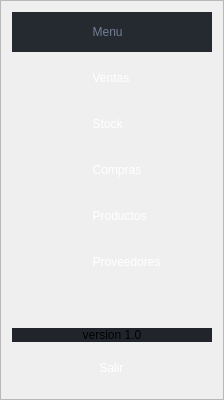
        <widget class="QFrame" name="frameMenu">
         <property name="minimumSize">
          <size>
           <width>0</width>
           <height>60</height>
          </size>
         </property>
         <property name="maximumSize">
          <size>
           <width>16777215</width>
           <height>16777215</height>
          </size>
         </property>
         <property name="styleSheet">
          <string notr="true">#frameMenu{
	 background-color: rgb(33, 37, 43);
}

QPushButton {	
	background-position: left center;
    background-repeat: no-repeat;
	border: none;
	border-left: 22px solid transparent;
	background-color: transparent;
	text-align: left;
	padding-left: 44px;
	color: rgb(255, 255, 255); 
}
QPushButton:hover {
	background-color: rgb(40, 44, 52);
}
QPushButton:pressed {	
	background-color: rgb(189, 147, 249);
	color: rgb(255, 255, 255);
}
QPushButton {	
	background-position: left center;
    background-repeat: no-repeat;
	border: none;
	border-left: 20px solid transparent;
	background-color:transparent;
	text-align: left;
	padding-left: 44px;
}
QPushButton:hover {
	background-color: rgb(40, 44, 52);
}
QPushButton:pressed {	
	background-color: rgb(189, 147, 249);
	color: rgb(255, 255, 255);
}

</string>
         </property>
         <property name="frameShape">
          <enum>QFrame::StyledPanel</enum>
         </property>
         <property name="frameShadow">
          <enum>QFrame::Raised</enum>
         </property>
         <layout class="QVBoxLayout" name="verticalLayout_15">
          <item>
           <widget class="QPushButton" name="btn_menu">
            <property name="minimumSize">
             <size>
              <width>200</width>
              <height>40</height>
             </size>
            </property>
            <property name="cursor">
             <cursorShape>PointingHandCursor</cursorShape>
            </property>
            <property name="styleSheet">
             <string notr="true">/*background-image: url(:/Views/icons/icon_menu.png);*/

QPushButton  {
	background-position: left center;
    background-repeat: no-repeat;
	border: none;
	border-left: 20px solid transparent;
	background-color: rgb(37, 41, 48);
	text-align: left;
	padding-left: 44px;
	color: rgb(113, 126, 149);
}
QPushButton :hover {
	background-color: rgb(40, 44, 52);
}
QPushButton :pressed {
	background-color: rgb(189, 147, 249);
}</string>
            </property>
            <property name="text">
             <string>     Menu</string>
            </property>
            <property name="icon">
             <iconset>
              <normaloff>icons/icon_menu.png</normaloff>icons/icon_menu.png</iconset>
            </property>
           </widget>
          </item>
          <item>
           <widget class="QPushButton" name="btn_gestionventas">
            <property name="minimumSize">
             <size>
              <width>150</width>
              <height>40</height>
             </size>
            </property>
            <property name="cursor">
             <cursorShape>PointingHandCursor</cursorShape>
            </property>
            <property name="text">
             <string>     Ventas</string>
            </property>
            <property name="icon">
             <iconset>
              <normaloff>icons/cil-cart.png</normaloff>icons/cil-cart.png</iconset>
            </property>
           </widget>
          </item>
          <item>
           <widget class="QPushButton" name="btn_gestionstock">
            <property name="minimumSize">
             <size>
              <width>150</width>
              <height>40</height>
             </size>
            </property>
            <property name="cursor">
             <cursorShape>PointingHandCursor</cursorShape>
            </property>
            <property name="text">
             <string>     Stock</string>
            </property>
            <property name="icon">
             <iconset>
              <normaloff>icons/cil-layers.png</normaloff>icons/cil-layers.png</iconset>
            </property>
           </widget>
          </item>
          <item>
           <widget class="QPushButton" name="btn_compras">
            <property name="minimumSize">
             <size>
              <width>0</width>
              <height>40</height>
             </size>
            </property>
            <property name="cursor">
             <cursorShape>PointingHandCursor</cursorShape>
            </property>
            <property name="text">
             <string>     Compras</string>
            </property>
            <property name="icon">
             <iconset>
              <normaloff>icons/cil-truck.png</normaloff>icons/cil-truck.png</iconset>
            </property>
           </widget>
          </item>
          <item>
           <widget class="QPushButton" name="btn_productos">
            <property name="minimumSize">
             <size>
              <width>0</width>
              <height>40</height>
             </size>
            </property>
            <property name="cursor">
             <cursorShape>PointingHandCursor</cursorShape>
            </property>
            <property name="text">
             <string>     Productos</string>
            </property>
            <property name="icon">
             <iconset>
              <normaloff>icons/cil-clipboard.png</normaloff>icons/cil-clipboard.png</iconset>
            </property>
           </widget>
          </item>
          <item>
           <widget class="QPushButton" name="btn_proveedores">
            <property name="minimumSize">
             <size>
              <width>0</width>
              <height>40</height>
             </size>
            </property>
            <property name="cursor">
             <cursorShape>PointingHandCursor</cursorShape>
            </property>
            <property name="text">
             <string>     Proveedores</string>
            </property>
            <property name="icon">
             <iconset>
              <normaloff>icons/cil-people.png</normaloff>icons/cil-people.png</iconset>
            </property>
           </widget>
          </item>
          <item>
           <spacer name="verticalSpacer_12">
            <property name="orientation">
             <enum>Qt::Vertical</enum>
            </property>
            <property name="sizeHint" stdset="0">
             <size>
              <width>20</width>
              <height>40</height>
             </size>
            </property>
           </spacer>
          </item>
          <item>
           <widget class="QLabel" name="label_49">
            <property name="layoutDirection">
             <enum>Qt::LeftToRight</enum>
            </property>
            <property name="styleSheet">
             <string notr="true">background-color: rgb(33, 37, 43);</string>
            </property>
            <property name="text">
             <string>version 1.0</string>
            </property>
            <property name="alignment">
             <set>Qt::AlignCenter</set>
            </property>
           </widget>
          </item>
          <item>
           <widget class="QPushButton" name="btn_salir">
            <property name="minimumSize">
             <size>
              <width>0</width>
              <height>40</height>
             </size>
            </property>
            <property name="cursor">
             <cursorShape>PointingHandCursor</cursorShape>
            </property>
            <property name="text">
             <string>       Salir</string>
            </property>
            <property name="icon">
             <iconset>
              <normaloff>icons/cil-door.png</normaloff>icons/cil-door.png</iconset>
            </property>
           </widget>
          </item>
         </layout>
        </widget>
